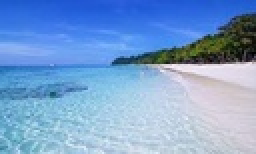
%> input picture Ex715_Psudo_Coloring/testImg.jpg, 128 x 77 px, shrunk from 290 x 174 before the run (shown 2 times larger)
$ octave M_74CS63112_Bit_extraction.m   (GNU Octave 9; MATLAB toolbox functions it lacks are replaced by stand-ins)
%> lines starting %> are read from the running program, lines starting %| are printed output that depends on the picture; in (x1, y1, x2, y2) boxes, pixels count from 0 and x2, y2 are one past the last pixel; in counts of white or black regions, pixels touching at a corner belong together; the program's own positions count from 1
% M_74CS63112.m
% เขียนคำสั่ง Matlab เพื่อทำขบวนการ Bit extraction 16 บิต
clc
clear

[filename pathname] = uigetfile({'*.jpg';'*.png';'*.bmp'},'File Selector');
%> the answer given: Ex715_Psudo_Coloring/testImg.jpg
pathf = strcat(pathname, filename);
f=imread(pathf);
%> f is the input picture: size 77x128x3 uint8; mean R, G, B 122.2, 159.8, 207.4
% https://www.mathworks.com/help/images/ref/im2uint16.html
% Convert image to 16-bit unsigned integers
f = im2uint16(f);
%> f: size 77x128x3 uint16

figure(1), imshow(f);

for i=1:size(f,1)
    for j=1:size(f,2)
        bin = dec2bin(f(i,j),8);
        b0(i,j) = double(bin(1));
        b1(i,j) = double(bin(2));
        b2(i,j) = double(bin(3));
        b3(i,j) = double(bin(4));
        b4(i,j) = double(bin(5));
        b5(i,j) = double(bin(5));
        b6(i,j) = double(bin(7));
        b7(i,j) = double(bin(8));

    end
end
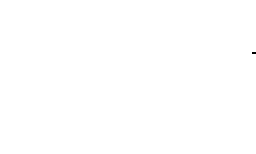
%> b0: size 77x128 double (shown 2 times larger); values 48 (black) and 49 (white), 100% white; black in thin lines or dots, all inside (x1, y1, x2, y2) = (126, 26, 128, 27)
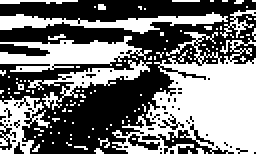
%> b1: size 77x128 double (shown 2 times larger); values 48 (black) and 49 (white), 46.4% white; 111 white regions (104 under 20 px), largest, box (x1, y1, x2, y2) and area: (56, 16, 128, 77) 2263, (0, 18, 76, 36) 674, (0, 6, 114, 17) 495
%> b2: size 77x128 double; values 48 (black) and 49 (white), 40.1% white in thin lines or dots
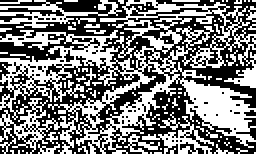
%> b3: size 77x128 double (shown 2 times larger); values 48 (black) and 49 (white), 48.5% white in thin lines or dots
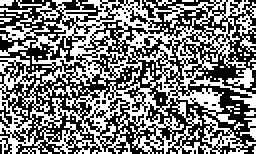
%> b4: size 77x128 double (shown 2 times larger); values 48 (black) and 49 (white), 49.1% white in thin lines or dots
%> b6: size 77x128 double; values 48 (black) and 49 (white), 38% white in thin lines or dots, all inside (x1, y1, x2, y2) = (0, 8, 128, 77)
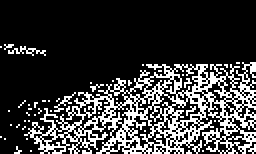
%> b7: size 77x128 double (shown 2 times larger); values 48 (black) and 49 (white), 22.6% white in thin lines or dots, all inside (x1, y1, x2, y2) = (0, 22, 128, 77)


subplot(2,4,1), imagesc(b7)
subplot(2,4,2), imagesc(b6)
subplot(2,4,3), imagesc(b5)
subplot(2,4,4), imagesc(b4)
subplot(2,4,5), imagesc(b3)
subplot(2,4,6), imagesc(b2)
subplot(2,4,7), imagesc(b1)
subplot(2,4,8), imagesc(b0)

% ------------ Reverse  ------------ %

for i=1:size(f,1)
    for j=1:size(f,2)
        b(1) = char(48);
        b(2) = char(b1(i,j));
        b(3) = char(b2(i,j));
        b(4) = char(b3(i,j));
        b(5) = char(b4(i,j));
        b(6) = char(b5(i,j));
        b(7) = char(b6(i,j));
        b(8) = char(b7(i,j));
        g(i,j) = bin2dec(b);
    end
end
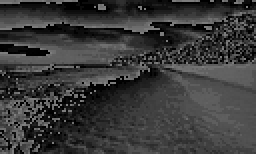
%> g: size 77x128 double (shown 2 times larger); min 0, max 127, mean 57.2
%> after the loop, b = '00111110'
g = mat2gray(g);
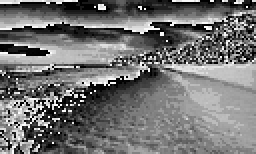
%> g: size 77x128 double (shown 2 times larger); min 0, max 1, mean 0.45
figure(2), imshow(g)
